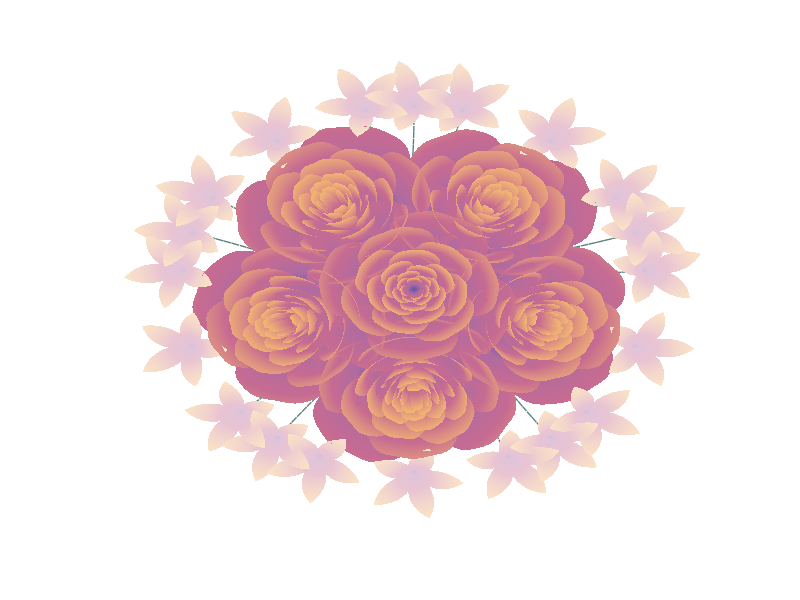

This figure's MATLAB source: (Note: this script raises an error after producing the figure.)
function  roseBouquet_M()
%  @author  :  slandarer

%  生成花朵数据
[xr,tr]=meshgrid((0:24)./24,(0:0.5:575)./575.*20.*pi+4*pi);
p=(pi/2)*exp(-tr./(8*pi));
ur=1-(1-mod(3.6*tr,2*pi)./pi).^4./2+sin(15*tr)/150;
yr=2*(xr.^2-xr).^2.*sin(p);
rr=ur.*(xr.*sin(p)+yr.*cos(p));
hr=ur.*(xr.*cos(p)-yr.*sin(p));

tb=linspace(0,2,151);
rb=(0:.01:1)'*((abs((1-mod(tb*5,2))))/2+.3)./2.5;
xb=rb.*cos(tb*pi);
yb=rb.*sin(tb*pi);
hb=(-cos(rb*1.2*pi)+1).^.2;

%  配色数据
cL=[.33  .33  .69;.68  .42  .63;.78  .42  .57;.96  .73  .44];
%  cL=[.02  .04  .39;.02  .06  .69;.01  .26  .99;.17  .69  1];
cMr=sH(hr,cL);
cMb=sH(hb,cL.*.4+.6);
%  旋转矩阵生成
yz=72*pi/180;
Rz=@(n)[cos(yz/n),-sin(yz/n),0;sin(yz/n),cos(yz/n),0;0,0,1];
Rx=@(n)[1,0,0;0,cos(n),-sin(n);0,sin(n),cos(n)];
Rz1=Rz(1);Rz2=Rz(2);Rz3=Rz(3);
Rx1=Rx(pi/8);Rx2=Rx(pi/9);
%  图形绘制
hold  on
cp={'EdgeAlpha',0.05,'EdgeColor','none','FaceColor','interp','CData',cMr};
surface(rr.*cos(tr),rr.*sin(tr),hr+0.35,cp{:})
[U,V,W]=rT(rr.*cos(tr),rr.*sin(tr),hr+0.35,Rx1);
V=V-.4;
for  k=1:5
        [U,V,W]=rT(U,V,W,Rz1);
        surface(U,V,W-.1,cp{:})
        dS(U,V,W-.1)
end
[u1,v1,w1]=rT(xb,yb,hb./2.5+.32,Rx2);
v1=v1-1.35;
[u2,v2,w2]=rT(u1,v1,w1,Rz2);
[u3,v3,w3]=rT(u1,v1,w1,Rz3);
[u4,v4,w4]=rT(u3,v3,w3,Rz3);
U={u1,u2,u3,u4};
V={v1,v2,v3,v4};
W={w1,w2,w3,w4};
for  k=1:5
        for  b=1:4
                [ut,vt,wt]=rT(U{b},V{b},W{b},Rz1);
                U{b}=ut;V{b}=vt;W{b}=wt;
                surface(U{b},V{b},W{b},cp{3:7},cMb)
                dS(U{b},V{b},W{b})
        end
end
a=gca;axis  off
a.Position=[0,0,1,1]+[-1,-1,2,2]./6;
axis  equal
view(2,35);
        %  配色插值函数
        function  c=sH(H,cL)
                X=rescale(H,0,1);
                x=rescale(1:size(cL,1),0,1);
                c=interp1(x,cL,X);
        end
        %  旋转矩阵应用至数据点
        function  [U,V,W]=rT(X,Y,Z,R)
                U=X;V=Y;W=Z;
                for  i=1:numel(X)
                        v=[X(i);Y(i);Z(i)];
                        n=R*v;U(i)=n(1);V(i)=n(2);W(i)=n(3);
                end
        end
        %  贝塞尔函数插值生成花杆并绘制
        function  dS(X,Y,Z)
                [m,n]=find(Z==min(min(Z)));m=m(1);n=n(1);
                x1=X(m,n);y1=Y(m,n);z1=Z(m,n)+.03;
                x=[x1,0,(x1.*cos(pi/3)-y1.*sin(pi/3))./3].';
                y=[y1,0,(y1.*cos(pi/3)+x1.*sin(pi/3))./3].';
                z=[z1,-.7,-1.5].';
                P=[x,y,z];
                t=(1:50)/50;
                q=size(P,1)-1;
                c1=factorial(q)./factorial(0:q)./factorial(q:-1:0);
                c2=((t).^((0:q)')).*((1-t).^((q:-1:0)'));
                P=(P'*(c1'.*c2))';
                plot3(P(:,1),P(:,2),P(:,3),'Color',[88,130,126]./255,'LineWidth',1)
        end
end